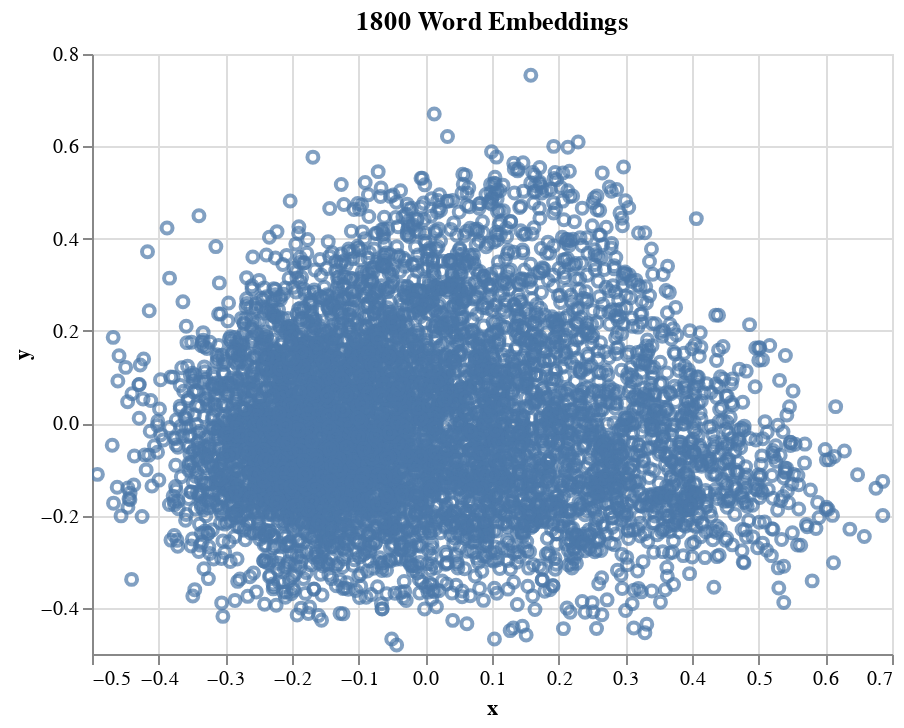

Here is the notebook cell this chart was saved with:
### Code cell
plot_reduction(emb_1800, words, apply_pca, '1800 Word Embeddings')

### Figure 1 — Vega-Lite specification as saved in the notebook (floating-point values rounded to 4 significant figures; data arrays with more than 128 entries replaced by an {"elided": "..."} marker saying what was removed)
{"config": {"view": {"continuousWidth": 400, "continuousHeight": 300}}, "data": {"name": "data-ce7da815a3405861e00dd8574f340a8b"}, "mark": "point", "encoding": {"tooltip": [{"type": "nominal", "field": "word"}], "x": {"type": "quantitative", "field": "x"}, "y": {"type": "quantitative", "field": "y"}}, "selection": {"selector001": {"type": "interval", "bind": "scales", "encodings": ["x", "y"]}}, "title": "1800 Word Embeddings", "$schema": "https://vega.github.io/schema/vega-lite/v4.8.1.json", "datasets": {"data-ce7da815a3405861e00dd8574f340a8b": {"elided": "6121 records"}}}
